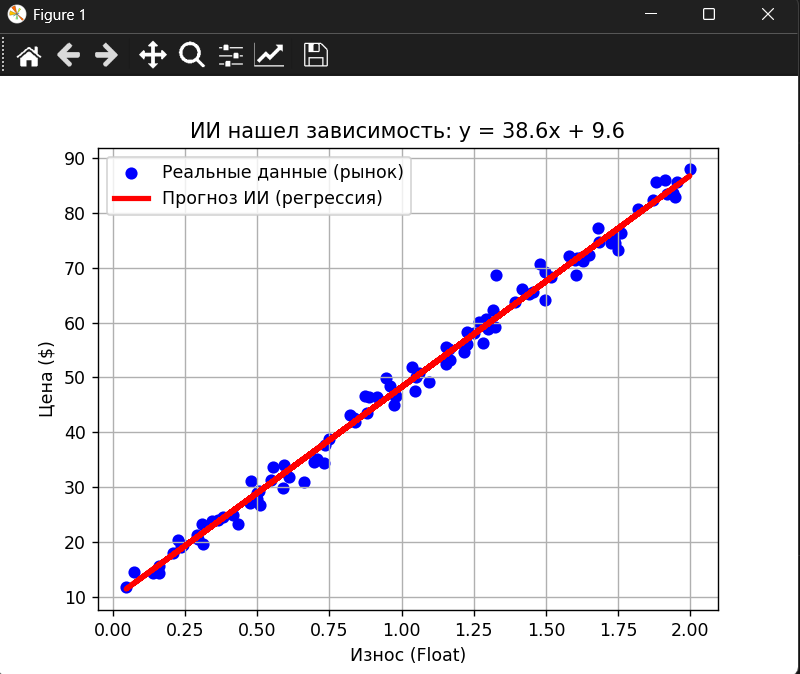

The script that drew this image:
import numpy as np
import matplotlib.pyplot as plt

def generate_market_data():
    X = 2 * np.random.rand(100, 1)
    
    # Случайный коэффициент цены и шум (чтобы точки не лежали на идеальной линии)
    true_w = np.random.randint(5, 50) 
    true_b = np.random.randint(2, 10)
    
    # Формула: y = w*X + b + случайный шум
    y = true_b + true_w * X + np.random.randn(100, 1) * 2
    
    return X, y, true_w, true_b


class LinearBrain:
    def __init__(self):
        
        self.w = np.random.randn(1, 1)
        self.b = np.random.randn(1, 1)

    def predict(self, X):
        return X.dot(self.w) + self.b

    def train(self, X, y, alpha=0.1, epochs=100):
        
        for epoch in range(epochs):
            y_pred = self.predict(X)
            error = y_pred - y
            
            
            grad_w = (2/len(X)) * X.T.dot(error)
            grad_b = (2/len(X)) * np.sum(error)
            
            # w_new = w_old - alpha * gradient
            self.w -= alpha * grad_w
            self.b -= alpha * grad_b


X, y, real_w, real_b = generate_market_data()
brain = LinearBrain()

print(f"Реальный коэффициент : {real_w}")
brain.train(X, y, alpha=0.1, epochs=200)
print(f"ИИ вычислил коэффициент: {brain.w[0][0]:.2f}")






#визyализация
plt.scatter(X, y, color='blue', label='Реальные данные (рынок)')
plt.plot(X, brain.predict(X), color='red', linewidth=3, label='Прогноз ИИ (регрессия)')
plt.title(f"ИИ нашел зависимость: y = {brain.w[0][0]:.1f}x + {brain.b[0][0]:.1f}")
plt.xlabel("Износ (Float)")
plt.ylabel("Цена ($)")
plt.legend()
plt.grid(True)
plt.show()
